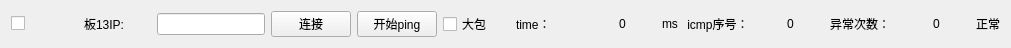
    <widget class="QWidget" name="horizontalLayoutWidget_13">
     <property name="geometry">
      <rect>
       <x>20</x>
       <y>420</y>
       <width>1011</width>
       <height>31</height>
      </rect>
     </property>
     <layout class="QHBoxLayout" name="horizontalLayout_13">
      <item>
       <widget class="QCheckBox" name="ip_enable_13">
        <property name="text">
         <string/>
        </property>
       </widget>
      </item>
      <item>
       <widget class="QLabel" name="label_50">
        <property name="text">
         <string>板13IP:</string>
        </property>
       </widget>
      </item>
      <item>
       <widget class="QLineEdit" name="ip_Text_13">
        <property name="sizePolicy">
         <sizepolicy hsizetype="Fixed" vsizetype="Fixed">
          <horstretch>0</horstretch>
          <verstretch>0</verstretch>
         </sizepolicy>
        </property>
        <property name="alignment">
         <set>Qt::AlignCenter</set>
        </property>
       </widget>
      </item>
      <item>
       <widget class="QPushButton" name="m_pBtnConnect_13">
        <property name="text">
         <string>连接</string>
        </property>
       </widget>
      </item>
      <item>
       <widget class="QPushButton" name="pingButton_13">
        <property name="text">
         <string>开始ping</string>
        </property>
       </widget>
      </item>
      <item>
       <widget class="QCheckBox" name="bigpack_13">
        <property name="text">
         <string>大包</string>
        </property>
       </widget>
      </item>
      <item>
       <widget class="QLabel" name="label_51">
        <property name="text">
         <string>time：</string>
        </property>
       </widget>
      </item>
      <item>
       <widget class="QLabel" name="time_val_13">
        <property name="text">
         <string>0</string>
        </property>
        <property name="alignment">
         <set>Qt::AlignCenter</set>
        </property>
       </widget>
      </item>
      <item>
       <widget class="QLabel" name="label_52">
        <property name="sizePolicy">
         <sizepolicy hsizetype="Fixed" vsizetype="Preferred">
          <horstretch>0</horstretch>
          <verstretch>0</verstretch>
         </sizepolicy>
        </property>
        <property name="text">
         <string>ms</string>
        </property>
       </widget>
      </item>
      <item>
       <widget class="QLabel" name="label_53">
        <property name="text">
         <string> icmp序号：</string>
        </property>
       </widget>
      </item>
      <item>
       <widget class="QLabel" name="icmp_count_13">
        <property name="text">
         <string>0</string>
        </property>
        <property name="alignment">
         <set>Qt::AlignCenter</set>
        </property>
       </widget>
      </item>
      <item>
       <widget class="QLabel" name="error_text_13">
        <property name="text">
         <string>异常次数：</string>
        </property>
       </widget>
      </item>
      <item>
       <widget class="QLabel" name="error_count_13">
        <property name="text">
         <string>0</string>
        </property>
        <property name="alignment">
         <set>Qt::AlignCenter</set>
        </property>
       </widget>
      </item>
      <item>
       <widget class="QLabel" name="status_led_13">
        <property name="sizePolicy">
         <sizepolicy hsizetype="Fixed" vsizetype="Fixed">
          <horstretch>10</horstretch>
          <verstretch>10</verstretch>
         </sizepolicy>
        </property>
        <property name="text">
         <string>正常</string>
        </property>
       </widget>
      </item>
     </layout>
    </widget>
